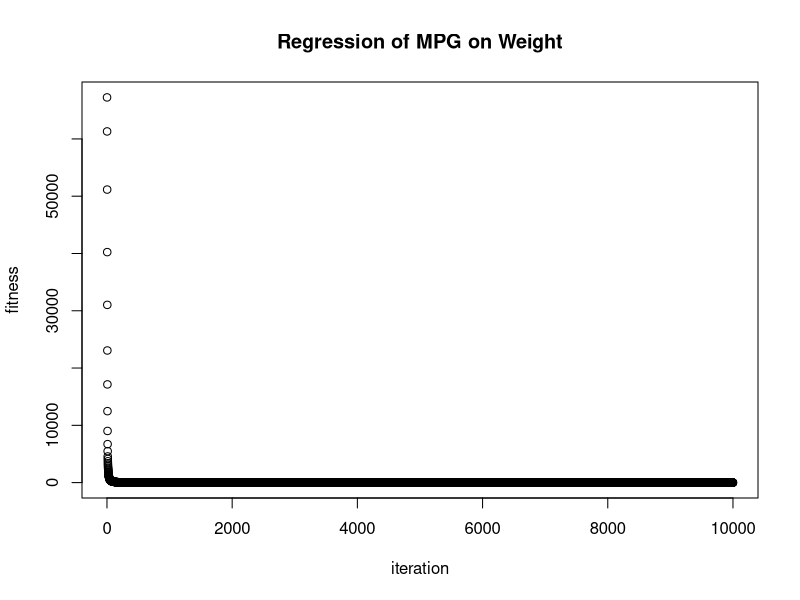

This figure's R source:
# attach(GlobalFitnessSphere.txt)
fpe = read.table("GlobalFitnessSphere.txt")
fpe = read.table("GlobalFitnessSphere.txt", col.names=c("fitness"))
iteration = array(1:10000)
fpe
attach(fpe)

plot(iteration,fitness)
# abline(lm(fpe~x))
# plot(wt, mpg) 
# abline(lm(mpg~wt))
title("Regression of MPG on Weight")